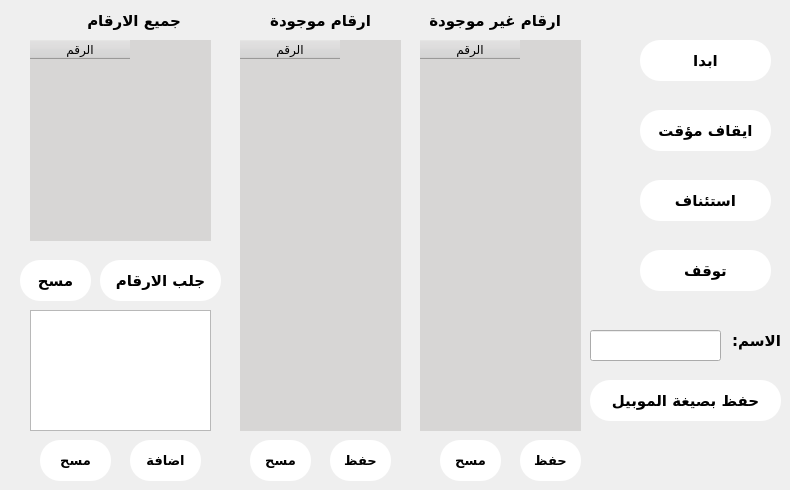
     <widget class="QWidget" name="tab_2">
      <attribute name="title">
       <string>فحص الارقام</string>
      </attribute>
      <widget class="QTableWidget" name="tableWidget_2">
       <property name="geometry">
        <rect>
         <x>30</x>
         <y>40</y>
         <width>181</width>
         <height>201</height>
        </rect>
       </property>
       <property name="layoutDirection">
        <enum>Qt::LeftToRight</enum>
       </property>
       <property name="autoFillBackground">
        <bool>false</bool>
       </property>
       <property name="styleSheet">
        <string notr="true">border: none;
background-color: #d7d6d5;
</string>
       </property>
       <property name="textElideMode">
        <enum>Qt::ElideRight</enum>
       </property>
       <column>
        <property name="text">
         <string>الرقم</string>
        </property>
       </column>
      </widget>
      <widget class="QPushButton" name="pushButton_9">
       <property name="geometry">
        <rect>
         <x>100</x>
         <y>260</y>
         <width>121</width>
         <height>41</height>
        </rect>
       </property>
       <property name="font">
        <font>
         <family>Almarai</family>
         <pointsize>11</pointsize>
         <weight>75</weight>
         <bold>true</bold>
        </font>
       </property>
       <property name="cursor">
        <cursorShape>PointingHandCursor</cursorShape>
       </property>
       <property name="styleSheet">
        <string notr="true">border-radius: 20px;
background-color: rgb(255, 255, 255);
</string>
       </property>
       <property name="text">
        <string>جلب الارقام</string>
       </property>
       <property name="iconSize">
        <size>
         <width>200</width>
         <height>50</height>
        </size>
       </property>
      </widget>
      <widget class="QPushButton" name="pushButton_7">
       <property name="geometry">
        <rect>
         <x>640</x>
         <y>40</y>
         <width>131</width>
         <height>41</height>
        </rect>
       </property>
       <property name="font">
        <font>
         <family>Almarai</family>
         <pointsize>11</pointsize>
         <weight>75</weight>
         <bold>true</bold>
        </font>
       </property>
       <property name="cursor">
        <cursorShape>PointingHandCursor</cursorShape>
       </property>
       <property name="styleSheet">
        <string notr="true">border-radius: 20px;
background-color: rgb(255, 255, 255);
</string>
       </property>
       <property name="text">
        <string>ابدا</string>
       </property>
       <property name="iconSize">
        <size>
         <width>200</width>
         <height>50</height>
        </size>
       </property>
      </widget>
      <widget class="QPushButton" name="pushButton_10">
       <property name="geometry">
        <rect>
         <x>640</x>
         <y>110</y>
         <width>131</width>
         <height>41</height>
        </rect>
       </property>
       <property name="font">
        <font>
         <family>Almarai</family>
         <pointsize>11</pointsize>
         <weight>75</weight>
         <bold>true</bold>
        </font>
       </property>
       <property name="cursor">
        <cursorShape>PointingHandCursor</cursorShape>
       </property>
       <property name="styleSheet">
        <string notr="true">border-radius: 20px;
background-color: rgb(255, 255, 255);
</string>
       </property>
       <property name="text">
        <string>ايقاف مؤقت</string>
       </property>
       <property name="iconSize">
        <size>
         <width>200</width>
         <height>50</height>
        </size>
       </property>
      </widget>
      <widget class="QPushButton" name="pushButton_11">
       <property name="geometry">
        <rect>
         <x>640</x>
         <y>180</y>
         <width>131</width>
         <height>41</height>
        </rect>
       </property>
       <property name="font">
        <font>
         <family>Almarai</family>
         <pointsize>11</pointsize>
         <weight>75</weight>
         <bold>true</bold>
        </font>
       </property>
       <property name="cursor">
        <cursorShape>PointingHandCursor</cursorShape>
       </property>
       <property name="styleSheet">
        <string notr="true">border-radius: 20px;
background-color: rgb(255, 255, 255);
</string>
       </property>
       <property name="text">
        <string>استئناف</string>
       </property>
       <property name="iconSize">
        <size>
         <width>200</width>
         <height>50</height>
        </size>
       </property>
      </widget>
      <widget class="QPushButton" name="pushButton_12">
       <property name="geometry">
        <rect>
         <x>640</x>
         <y>250</y>
         <width>131</width>
         <height>41</height>
        </rect>
       </property>
       <property name="font">
        <font>
         <family>Almarai</family>
         <pointsize>11</pointsize>
         <weight>75</weight>
         <bold>true</bold>
        </font>
       </property>
       <property name="cursor">
        <cursorShape>PointingHandCursor</cursorShape>
       </property>
       <property name="styleSheet">
        <string notr="true">border-radius: 20px;
background-color: rgb(255, 255, 255);
</string>
       </property>
       <property name="text">
        <string>توقف</string>
       </property>
       <property name="iconSize">
        <size>
         <width>200</width>
         <height>50</height>
        </size>
       </property>
      </widget>
      <widget class="QPushButton" name="pushButton_13">
       <property name="geometry">
        <rect>
         <x>330</x>
         <y>440</y>
         <width>61</width>
         <height>41</height>
        </rect>
       </property>
       <property name="font">
        <font>
         <family>Almarai</family>
         <pointsize>10</pointsize>
         <weight>75</weight>
         <bold>true</bold>
        </font>
       </property>
       <property name="cursor">
        <cursorShape>PointingHandCursor</cursorShape>
       </property>
       <property name="styleSheet">
        <string notr="true">border-radius: 20px;
background-color: rgb(255, 255, 255);
</string>
       </property>
       <property name="text">
        <string>حفظ</string>
       </property>
       <property name="iconSize">
        <size>
         <width>200</width>
         <height>50</height>
        </size>
       </property>
      </widget>
      <widget class="QPushButton" name="pushButton_14">
       <property name="geometry">
        <rect>
         <x>20</x>
         <y>260</y>
         <width>71</width>
         <height>41</height>
        </rect>
       </property>
       <property name="font">
        <font>
         <family>Almarai</family>
         <pointsize>11</pointsize>
         <weight>75</weight>
         <bold>true</bold>
        </font>
       </property>
       <property name="cursor">
        <cursorShape>PointingHandCursor</cursorShape>
       </property>
       <property name="styleSheet">
        <string notr="true">border-radius: 20px;
background-color: rgb(255, 255, 255);
</string>
       </property>
       <property name="text">
        <string>مسح</string>
       </property>
       <property name="iconSize">
        <size>
         <width>200</width>
         <height>50</height>
        </size>
       </property>
      </widget>
      <widget class="QTableWidget" name="tableWidget_8">
       <property name="geometry">
        <rect>
         <x>240</x>
         <y>40</y>
         <width>161</width>
         <height>391</height>
        </rect>
       </property>
       <property name="layoutDirection">
        <enum>Qt::LeftToRight</enum>
       </property>
       <property name="autoFillBackground">
        <bool>false</bool>
       </property>
       <property name="styleSheet">
        <string notr="true">border: none;
background-color: #d7d6d5;
</string>
       </property>
       <property name="textElideMode">
        <enum>Qt::ElideRight</enum>
       </property>
       <column>
        <property name="text">
         <string>الرقم</string>
        </property>
       </column>
      </widget>
      <widget class="QTableWidget" name="tableWidget_9">
       <property name="geometry">
        <rect>
         <x>420</x>
         <y>40</y>
         <width>161</width>
         <height>391</height>
        </rect>
       </property>
       <property name="layoutDirection">
        <enum>Qt::LeftToRight</enum>
       </property>
       <property name="autoFillBackground">
        <bool>false</bool>
       </property>
       <property name="styleSheet">
        <string notr="true">border: none;
background-color: #d7d6d5;
</string>
       </property>
       <property name="textElideMode">
        <enum>Qt::ElideRight</enum>
       </property>
       <column>
        <property name="text">
         <string>الرقم</string>
        </property>
       </column>
      </widget>
      <widget class="QPushButton" name="pushButton_23">
       <property name="geometry">
        <rect>
         <x>250</x>
         <y>440</y>
         <width>61</width>
         <height>41</height>
        </rect>
       </property>
       <property name="font">
        <font>
         <family>Almarai</family>
         <pointsize>10</pointsize>
         <weight>75</weight>
         <bold>true</bold>
        </font>
       </property>
       <property name="cursor">
        <cursorShape>PointingHandCursor</cursorShape>
       </property>
       <property name="styleSheet">
        <string notr="true">border-radius: 20px;
background-color: rgb(255, 255, 255);
</string>
       </property>
       <property name="text">
        <string>مسح</string>
       </property>
       <property name="iconSize">
        <size>
         <width>200</width>
         <height>50</height>
        </size>
       </property>
      </widget>
      <widget class="QPushButton" name="pushButton_36">
       <property name="geometry">
        <rect>
         <x>520</x>
         <y>440</y>
         <width>61</width>
         <height>41</height>
        </rect>
       </property>
       <property name="font">
        <font>
         <family>Almarai</family>
         <pointsize>10</pointsize>
         <weight>75</weight>
         <bold>true</bold>
        </font>
       </property>
       <property name="cursor">
        <cursorShape>PointingHandCursor</cursorShape>
       </property>
       <property name="styleSheet">
        <string notr="true">border-radius: 20px;
background-color: rgb(255, 255, 255);
</string>
       </property>
       <property name="text">
        <string>حفظ</string>
       </property>
       <property name="iconSize">
        <size>
         <width>200</width>
         <height>50</height>
        </size>
       </property>
      </widget>
      <widget class="QPushButton" name="pushButton_37">
       <property name="geometry">
        <rect>
         <x>440</x>
         <y>440</y>
         <width>61</width>
         <height>41</height>
        </rect>
       </property>
       <property name="font">
        <font>
         <family>Almarai</family>
         <pointsize>10</pointsize>
         <weight>75</weight>
         <bold>true</bold>
        </font>
       </property>
       <property name="cursor">
        <cursorShape>PointingHandCursor</cursorShape>
       </property>
       <property name="styleSheet">
        <string notr="true">border-radius: 20px;
background-color: rgb(255, 255, 255);
</string>
       </property>
       <property name="text">
        <string>مسح</string>
       </property>
       <property name="iconSize">
        <size>
         <width>200</width>
         <height>50</height>
        </size>
       </property>
      </widget>
      <widget class="QLabel" name="label_8">
       <property name="geometry">
        <rect>
         <x>40</x>
         <y>10</y>
         <width>141</width>
         <height>21</height>
        </rect>
       </property>
       <property name="font">
        <font>
         <family>Almarai</family>
         <pointsize>11</pointsize>
         <weight>75</weight>
         <bold>true</bold>
        </font>
       </property>
       <property name="layoutDirection">
        <enum>Qt::LeftToRight</enum>
       </property>
       <property name="text">
        <string>جميع الارقام</string>
       </property>
      </widget>
      <widget class="QLabel" name="label_9">
       <property name="geometry">
        <rect>
         <x>250</x>
         <y>10</y>
         <width>121</width>
         <height>21</height>
        </rect>
       </property>
       <property name="font">
        <font>
         <family>Almarai</family>
         <pointsize>11</pointsize>
         <weight>75</weight>
         <bold>true</bold>
        </font>
       </property>
       <property name="layoutDirection">
        <enum>Qt::LeftToRight</enum>
       </property>
       <property name="text">
        <string>ارقام موجودة</string>
       </property>
      </widget>
      <widget class="QLabel" name="label_10">
       <property name="geometry">
        <rect>
         <x>420</x>
         <y>10</y>
         <width>141</width>
         <height>21</height>
        </rect>
       </property>
       <property name="font">
        <font>
         <family>Almarai</family>
         <pointsize>11</pointsize>
         <weight>75</weight>
         <bold>true</bold>
        </font>
       </property>
       <property name="layoutDirection">
        <enum>Qt::LeftToRight</enum>
       </property>
       <property name="text">
        <string>ارقام غير موجودة</string>
       </property>
      </widget>
      <widget class="QTextEdit" name="textEdit_3">
       <property name="geometry">
        <rect>
         <x>30</x>
         <y>310</y>
         <width>181</width>
         <height>121</height>
        </rect>
       </property>
      </widget>
      <widget class="QPushButton" name="pushButton_42">
       <property name="geometry">
        <rect>
         <x>40</x>
         <y>440</y>
         <width>71</width>
         <height>41</height>
        </rect>
       </property>
       <property name="font">
        <font>
         <family>Almarai</family>
         <pointsize>10</pointsize>
         <weight>75</weight>
         <bold>true</bold>
        </font>
       </property>
       <property name="cursor">
        <cursorShape>PointingHandCursor</cursorShape>
       </property>
       <property name="styleSheet">
        <string notr="true">border-radius: 20px;
background-color: rgb(255, 255, 255);
</string>
       </property>
       <property name="text">
        <string>مسح</string>
       </property>
       <property name="iconSize">
        <size>
         <width>200</width>
         <height>50</height>
        </size>
       </property>
      </widget>
      <widget class="QPushButton" name="pushButton_43">
       <property name="geometry">
        <rect>
         <x>130</x>
         <y>440</y>
         <width>71</width>
         <height>41</height>
        </rect>
       </property>
       <property name="font">
        <font>
         <family>Almarai</family>
         <pointsize>10</pointsize>
         <weight>75</weight>
         <bold>true</bold>
        </font>
       </property>
       <property name="cursor">
        <cursorShape>PointingHandCursor</cursorShape>
       </property>
       <property name="styleSheet">
        <string notr="true">border-radius: 20px;
background-color: rgb(255, 255, 255);
</string>
       </property>
       <property name="text">
        <string>اضافة</string>
       </property>
       <property name="iconSize">
        <size>
         <width>200</width>
         <height>50</height>
        </size>
       </property>
      </widget>
      <widget class="QPushButton" name="pushButton_46">
       <property name="geometry">
        <rect>
         <x>590</x>
         <y>380</y>
         <width>191</width>
         <height>41</height>
        </rect>
       </property>
       <property name="font">
        <font>
         <family>Almarai</family>
         <pointsize>11</pointsize>
         <weight>75</weight>
         <bold>true</bold>
        </font>
       </property>
       <property name="cursor">
        <cursorShape>PointingHandCursor</cursorShape>
       </property>
       <property name="styleSheet">
        <string notr="true">border-radius: 20px;
background-color: rgb(255, 255, 255);
</string>
       </property>
       <property name="text">
        <string>حفظ بصيغة الموبيل</string>
       </property>
       <property name="iconSize">
        <size>
         <width>200</width>
         <height>50</height>
        </size>
       </property>
      </widget>
      <widget class="QLineEdit" name="lineEdit_2">
       <property name="geometry">
        <rect>
         <x>590</x>
         <y>330</y>
         <width>131</width>
         <height>31</height>
        </rect>
       </property>
      </widget>
      <widget class="QLabel" name="label_16">
       <property name="geometry">
        <rect>
         <x>680</x>
         <y>330</y>
         <width>101</width>
         <height>21</height>
        </rect>
       </property>
       <property name="font">
        <font>
         <family>Almarai</family>
         <pointsize>11</pointsize>
         <weight>75</weight>
         <bold>true</bold>
        </font>
       </property>
       <property name="text">
        <string>الاسم:</string>
       </property>
      </widget>
     </widget>
